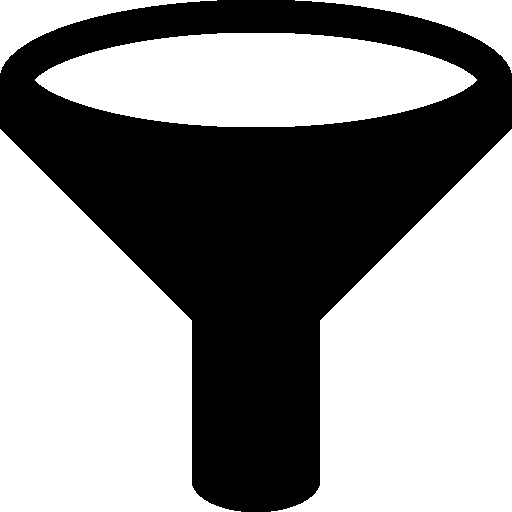
#> input picture img/filter.png, 512 x 512 px, found by its file name
$ python lap.py ../../img/filter.png ../../img/filter.png   (older library calls are emulated)
#> lines starting #> are read from the running program, lines starting #| are printed output that depends on the picture
import cv2
import sys

image='../../images/'+sys.argv[1]
img=cv2.imread(image, cv2.IMREAD_UNCHANGED)
#> img is the input picture: shape (512, 512, 4); mean B, G, R, A 146.5, 146.5, 146.5, 107.4

lap=cv2.Laplacian(img, cv2.CV_64F)
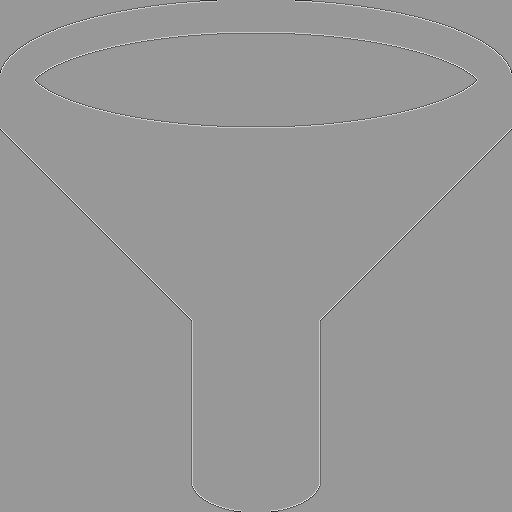
#> lap: shape (512, 512, 4) float64; mean B, G, R, A -0.1, -0.1, -0.1, 0.1; drawn with min black and max white

tmp=sys.argv[1]
ext=sys.argv[2]
name=tmp[:len(tmp)-len(ext)-1]
output=name+'_lap'+'.'+ext
target='../../images/'+output

if cv2.imwrite(target,lap): print(output, end='')
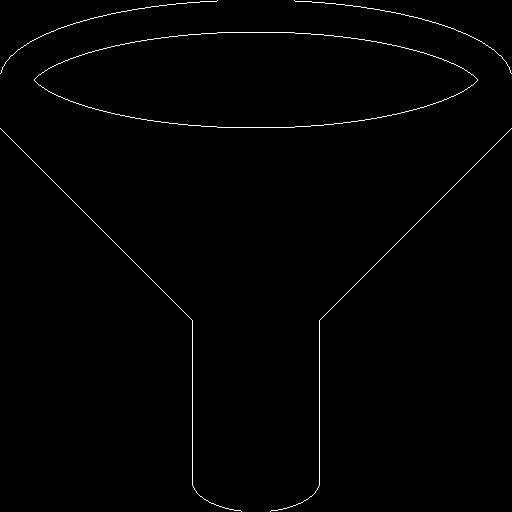
#> saved as filter.png: shape (512, 512, 4); mean B, G, R, A 2.1, 2.1, 2.1, 1.9
else: print('failed',end='')
